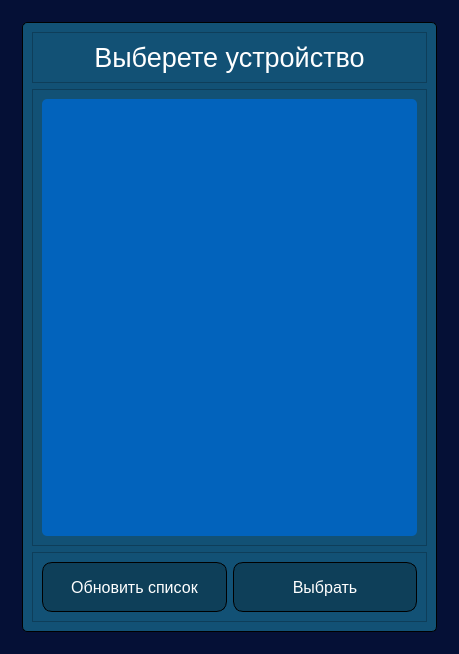
<?xml version="1.0" encoding="UTF-8"?>
<ui version="4.0">
 <class>bluetoothDialog</class>
 <widget class="QDialog" name="bluetoothDialog">
  <property name="geometry">
   <rect>
    <x>0</x>
    <y>0</y>
    <width>459</width>
    <height>654</height>
   </rect>
  </property>
  <property name="font">
   <font>
    <pointsize>24</pointsize>
   </font>
  </property>
  <property name="windowTitle">
   <string>Dialog</string>
  </property>
  <property name="styleSheet">
   <string notr="true">QDialog{
left: 90;
top: 24;
bottom: 26;
background: rgb(5, 16, 54);
}

QFrame{
background: #125175;
}
#frame{
border: 1px solid #000000;
box-sizing: border-box;
border-radius: 5px;
}

QLabel{
font-style: normal;
font-weight: normal;
color: #FFFFFF;
}

QListWidget{
background-color: #0263BC;
color: #ffffff;
border: 1px;
box-sizing: border-box;
border-radius: 5px;
}

QPushButton{
color: #ffffff;
box-shadow: 0px 0px 0px 2px #9fb4f2;
background-color: rgb(14, 63, 89);
border: 1px solid #000000;
box-sizing: border-box;
border-radius: 10px;
}
QPushButton:hover{
background: #0E3C56;

}
QPushButton:pressed{
background: rgb(18, 81, 117);
}</string>
  </property>
  <layout class="QVBoxLayout" name="verticalLayout">
   <property name="spacing">
    <number>7</number>
   </property>
   <property name="leftMargin">
    <number>22</number>
   </property>
   <property name="topMargin">
    <number>22</number>
   </property>
   <property name="rightMargin">
    <number>22</number>
   </property>
   <property name="bottomMargin">
    <number>22</number>
   </property>
   <item>
    <widget class="QFrame" name="frame">
     <property name="frameShape">
      <enum>QFrame::StyledPanel</enum>
     </property>
     <property name="frameShadow">
      <enum>QFrame::Raised</enum>
     </property>
     <layout class="QVBoxLayout" name="verticalLayout_2">
      <item>
       <widget class="QFrame" name="frame_3">
        <property name="font">
         <font>
          <pointsize>24</pointsize>
         </font>
        </property>
        <property name="frameShape">
         <enum>QFrame::StyledPanel</enum>
        </property>
        <property name="frameShadow">
         <enum>QFrame::Raised</enum>
        </property>
        <layout class="QGridLayout" name="gridLayout">
         <item row="0" column="0">
          <widget class="QLabel" name="label">
           <property name="font">
            <font>
             <pointsize>20</pointsize>
             <weight>50</weight>
             <italic>false</italic>
             <bold>false</bold>
            </font>
           </property>
           <property name="layoutDirection">
            <enum>Qt::LeftToRight</enum>
           </property>
           <property name="text">
            <string>Выберете устройство</string>
           </property>
           <property name="alignment">
            <set>Qt::AlignCenter</set>
           </property>
          </widget>
         </item>
        </layout>
       </widget>
      </item>
      <item>
       <widget class="QFrame" name="frame_4">
        <property name="frameShape">
         <enum>QFrame::StyledPanel</enum>
        </property>
        <property name="frameShadow">
         <enum>QFrame::Raised</enum>
        </property>
        <layout class="QGridLayout" name="gridLayout_2">
         <item row="0" column="0">
          <widget class="QListWidget" name="listWidget">
           <property name="styleSheet">
            <string notr="true"/>
           </property>
          </widget>
         </item>
        </layout>
       </widget>
      </item>
      <item>
       <widget class="QFrame" name="frame_2">
        <property name="frameShape">
         <enum>QFrame::StyledPanel</enum>
        </property>
        <property name="frameShadow">
         <enum>QFrame::Raised</enum>
        </property>
        <layout class="QHBoxLayout" name="horizontalLayout">
         <item>
          <widget class="QPushButton" name="pushButton">
           <property name="minimumSize">
            <size>
             <width>180</width>
             <height>50</height>
            </size>
           </property>
           <property name="maximumSize">
            <size>
             <width>220</width>
             <height>80</height>
            </size>
           </property>
           <property name="font">
            <font>
             <pointsize>12</pointsize>
            </font>
           </property>
           <property name="text">
            <string>Обновить список</string>
           </property>
          </widget>
         </item>
         <item>
          <widget class="QPushButton" name="pushButton_2">
           <property name="minimumSize">
            <size>
             <width>180</width>
             <height>50</height>
            </size>
           </property>
           <property name="maximumSize">
            <size>
             <width>220</width>
             <height>80</height>
            </size>
           </property>
           <property name="font">
            <font>
             <pointsize>12</pointsize>
            </font>
           </property>
           <property name="text">
            <string>Выбрать</string>
           </property>
          </widget>
         </item>
        </layout>
       </widget>
      </item>
     </layout>
    </widget>
   </item>
  </layout>
 </widget>
 <resources/>
 <connections/>
</ui>
